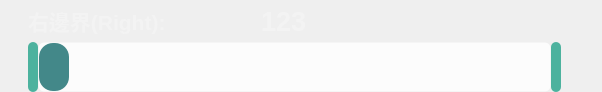
   <widget class="QWidget" name="layoutWidget_3">
    <property name="geometry">
     <rect>
      <x>1290</x>
      <y>270</y>
      <width>602</width>
      <height>92</height>
     </rect>
    </property>
    <layout class="QGridLayout" name="gridLayout_2">
     <property name="leftMargin">
      <number>0</number>
     </property>
     <property name="topMargin">
      <number>0</number>
     </property>
     <property name="bottomMargin">
      <number>0</number>
     </property>
     <property name="spacing">
      <number>0</number>
     </property>
     <item row="0" column="1">
      <widget class="QLabel" name="label_offsetRight">
       <property name="maximumSize">
        <size>
         <width>300</width>
         <height>16777215</height>
        </size>
       </property>
       <property name="font">
        <font>
         <family>Microsoft JhengHei UI</family>
         <pointsize>20</pointsize>
         <weight>75</weight>
         <bold>true</bold>
        </font>
       </property>
       <property name="styleSheet">
        <string notr="true">color: rgb(243, 243, 243);</string>
       </property>
       <property name="lineWidth">
        <number>0</number>
       </property>
       <property name="text">
        <string>123</string>
       </property>
      </widget>
     </item>
     <item row="0" column="0">
      <widget class="QLabel" name="label_30">
       <property name="minimumSize">
        <size>
         <width>80</width>
         <height>0</height>
        </size>
       </property>
       <property name="maximumSize">
        <size>
         <width>205</width>
         <height>16777215</height>
        </size>
       </property>
       <property name="font">
        <font>
         <pointsize>16</pointsize>
         <weight>75</weight>
         <bold>true</bold>
        </font>
       </property>
       <property name="styleSheet">
        <string notr="true">color: rgb(243, 243, 243);</string>
       </property>
       <property name="text">
        <string>右邊界(Right):</string>
       </property>
      </widget>
     </item>
     <item row="1" column="0" colspan="2">
      <widget class="QScrollBar" name="horizontalScrollBar_offsetRight">
       <property name="minimumSize">
        <size>
         <width>500</width>
         <height>50</height>
        </size>
       </property>
       <property name="maximumSize">
        <size>
         <width>600</width>
         <height>16777215</height>
        </size>
       </property>
       <property name="layoutDirection">
        <enum>Qt::LeftToRight</enum>
       </property>
       <property name="styleSheet">
        <string notr="true">QScrollBar:horizontal {
	border-radius:6px;
  border-color: none;
  border-width: 1px;
  border-style: solid;
  background-color: rgba(255, 255, 255,200);
    width: 5px;
    margin: 0px 10px 0 10px;
 }

 QScrollBar::handle:horizontal {
	border-radius:14px;
    background-color: rgba(16, 104, 106,200);
    min-height: 30px;
	min-width: 30px;
 }
QScrollBar::add-line:horizontal {
    border: 1px;
	border-radius:5px;
  background-color: rgb(76, 178, 158);
    width: 10px;
    subcontrol-position: right;
	subcontrol-origin: margin;
 }

 QScrollBar::sub-line:horizontal {
  border: 1px;
	border-radius:5px;
    background-color: rgb(76, 178, 158);
    width: 10px;
    subcontrol-position: left;
	subcontrol-origin: margin;  
 }</string>
       </property>
       <property name="maximum">
        <number>600</number>
       </property>
       <property name="orientation">
        <enum>Qt::Horizontal</enum>
       </property>
      </widget>
     </item>
    </layout>
   </widget>
